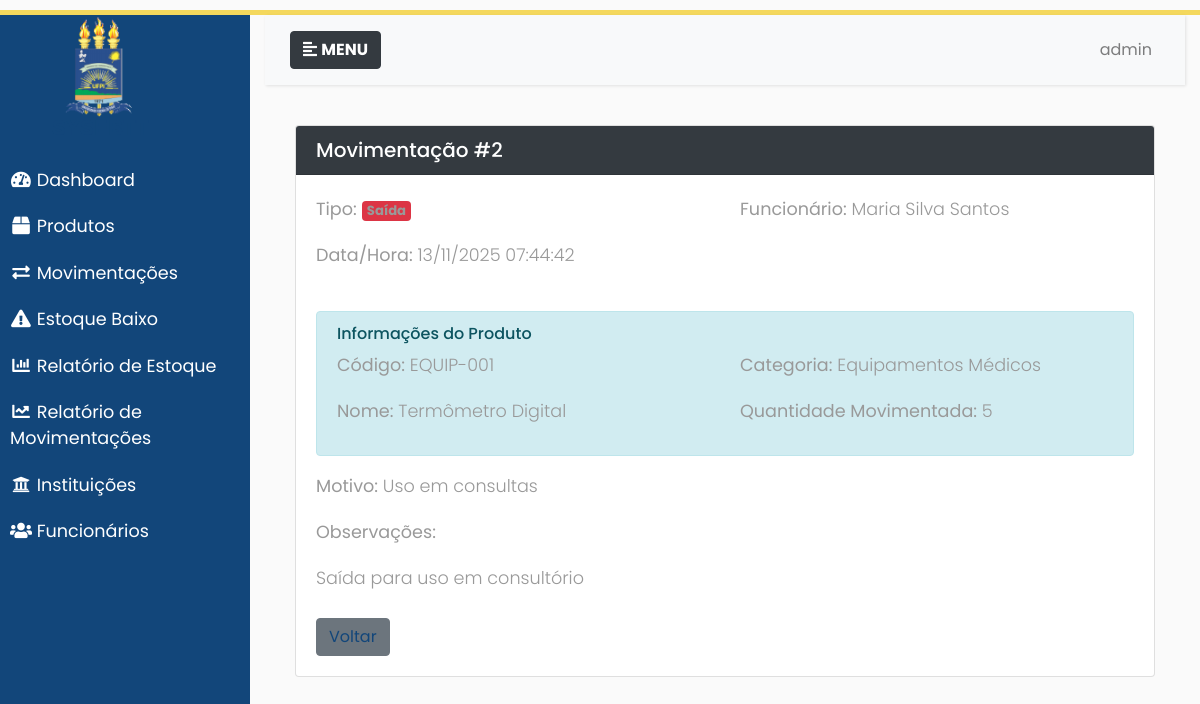
The page /movimentacoes/2/ (signed in) on the database its author committed.
### almoxarifado/models.py (models this page shows, shortened)
class Movimentacao(models.Model):
    TIPO_CHOICES = [
        ('entrada', 'Entrada'),
        ('saida', 'Saída'),
        ('ajuste', 'Ajuste'),
    ]
    produto = models.ForeignKey(Produto, on_delete=models.CASCADE)
    tipo = models.CharField(max_length=10, choices=TIPO_CHOICES)
    quantidade = models.PositiveIntegerField()
    motivo = models.TextField(blank=True)
    funcionario = models.ForeignKey(Funcionario, on_delete=models.SET_NULL, null=True)
    data_movimentacao = models.DateTimeField(auto_now_add=True)
    observacoes = models.TextField(blank=True)
    class Meta:
        ordering = ['-data_movimentacao']

class Funcionario(models.Model):
    nome = models.CharField(max_length=100)
    data_nascimento = models.DateField()
    email = models.EmailField(unique=True)
    telefone = models.CharField(max_length=20)
    instituicao = models.ForeignKey(Instituicao, on_delete=models.CASCADE)
    ativo = models.BooleanField(default=True)
    data_criacao = models.DateTimeField(auto_now_add=True, null=True, blank=True)
    class Meta:
        ordering = ['nome']

class Produto(models.Model):
    codigo = models.CharField(max_length=50, unique=True)
    nome = models.CharField(max_length=200)
    descricao = models.TextField(blank=True)
    categoria = models.ForeignKey(Categoria, on_delete=models.SET_NULL, null=True)
    instituicao = models.ForeignKey(Instituicao, on_delete=models.CASCADE)
    quantidade_minima = models.PositiveIntegerField(default=0)
    quantidade_atual = models.PositiveIntegerField(default=0)
    preco_unitario = models.DecimalField(max_digits=10, decimal_places=2, default=0)
    ativo = models.BooleanField(default=True)
    data_criacao = models.DateTimeField(auto_now_add=True)
    data_atualizacao = models.DateTimeField(auto_now=True)
    class Meta:
        unique_together = ['codigo', 'instituicao']
        ordering = ['nome']

class Categoria(models.Model):
    nome = models.CharField(max_length=100, unique=True)
    descricao = models.TextField(blank=True)
    ativo = models.BooleanField(default=True)
    data_criacao = models.DateTimeField(auto_now_add=True)
    class Meta:
        verbose_name_plural = "Categorias"
        ordering = ['nome']

### almoxarifado/views/movimentacao_views.py (the view)
# urls.py: path('movimentacoes/<int:id>/', movimentacao_views.detalhes_movimentacao, name='detalhes_movimentacao'),
@login_required(login_url='login_instituicoes')
def detalhes_movimentacao(request, id):
    movimentacao = get_object_or_404(Movimentacao, pk=id)
    return render(
        request,
        'movimentacao/detalhes.html',
        {'movimentacao': movimentacao}
    )

### almoxarifado/templates/movimentacao/detalhes.html (shortened to what this page needs)
{% extends "base.html" %}
{% block content %}
<div class="container mt-4">
    <div class="card">
        <div class="card-header bg-dark text-white">
            <h5 class="mb-0">Movimentação #{{ movimentacao.id }}</h5>
        </div>
        <div class="card-body">
            <div class="row mb-4">
                <div class="col-md-6">
                    <p><strong>Tipo:</strong>
                        {% if movimentacao.tipo == 'entrada' %}
                        <span class="badge bg-success">Entrada</span>
                        {% elif movimentacao.tipo == 'saida' %}
                        <span class="badge bg-danger">Saída</span>
                        {% else %}
                        <span class="badge bg-warning">Ajuste</span>
                        {% endif %}
                    </p>
                    <p><strong>Data/Hora:</strong> {{ movimentacao.data_movimentacao|date:"d/m/Y H:i:s" }}</p>
                </div>
                <div class="col-md-6">
                    <p><strong>Funcionário:</strong> {{ movimentacao.funcionario.nome|default:"Sistema" }}</p>
                </div>
            </div>
            <div class="alert alert-info">
                <h6>Informações do Produto</h6>
                <div class="row">
                    <div class="col-md-6">
                        <p><strong>Código:</strong> {{ movimentacao.produto.codigo }}</p>
                        <p><strong>Nome:</strong> {{ movimentacao.produto.nome }}</p>
                    </div>
                    <div class="col-md-6">
                        <p><strong>Categoria:</strong> {{ movimentacao.produto.categoria.nome|default:"N/A" }}</p>
                        <p><strong>Quantidade Movimentada:</strong> {{ movimentacao.quantidade }}</p>
                    </div>
                </div>
            </div>
            <div class="mb-3">
                <p><strong>Motivo:</strong> {{ movimentacao.motivo }}</p>
                <p><strong>Observações:</strong></p>
                <p>{{ movimentacao.observacoes|default:"Nenhuma observação" }}</p>
            </div>
            <div class="d-flex gap-2 mt-4">
                <a href="{% url 'lista_movimentacoes' %}" class="btn btn-secondary">Voltar</a>
            </div>
        </div>
    </div>
</div>
{% endblock %}

### almoxarifado/templates/base.html (shortened to what this page needs)
{% load static %}
<!DOCTYPE html>
<html lang="PT-BR">
<head>
    <link rel="stylesheet" href="https://maxcdn.bootstrapcdn.com/bootstrap/4.0.0/css/bootstrap.min.css">
    <link rel="stylesheet" href="https://use.fontawesome.com/releases/v5.7.0/css/all.css">
    <link rel="stylesheet" href="{% static 'css/style.css' %}">
</head>
<body>
    <div class="wrapper">
        <nav id="sidebar">
            <a href="#">
                <div style="position: relative;">
                    <img src="{% static 'img/logoprincipal.png' %}" class="img-responsive center-block inner-image" />
                </div>
            </a>
            <ul class="list-unstyled components menulink">
                <li><a href="{% url 'dashboard' %}" class="menulink"><i class="fa fa-tachometer-alt fa-fw"></i> Dashboard</a></li>
                <li><a href="{% url 'lista_produtos' %}" class="menulink"><i class="fa fa-box fa-fw"></i> Produtos</a></li>
                <li><a href="{% url 'lista_movimentacoes' %}" class="menulink"><i class="fa fa-exchange-alt fa-fw"></i> Movimentações</a></li>
                <li><a href="{% url 'estoque_baixo' %}" class="menulink"><i class="fa fa-exclamation-triangle fa-fw"></i> Estoque Baixo</a></li>
                <li><a href="{% url 'relatorio_estoque' %}" class="menulink"><i class="fa fa-chart-bar fa-fw"></i> Relatório de Estoque</a></li>
                <li><a href="{% url 'relatorio_movimentacoes' %}" class="menulink"><i class="fa fa-chart-line fa-fw"></i> Relatório de Movimentações</a></li>
                <li><a href="{% url 'lista_instituicoes' %}" class="menulink"><i class="fa fa-university fa-fw"></i> Instituições</a></li>
                <li><a href="{% url 'lista_funcionarios' %}" class="menulink"><i class="fa fa-users fa-fw"></i> Funcionários</a></li>
            </ul>
        </nav>
        <div class="content container-fluid">
            <nav class="navbar navbar-expand-lg navbar-light bg-light">
                <div class="container-fluid">
                    <button type="button" id="sidebarCollapse" class="btn btn-dark">
                        <i class="fas fa-align-left"></i>
                        <span><b>MENU</b></span>
                    </button>
                    <div class="collapse navbar-collapse" id="navbarSupportedContent">
                        <ul class="nav navbar-nav ml-auto">
                            <li class="nav-item">
                                <a class="nav-link" href="#">{{ request.user.get_full_name|default:request.user.username }}</a>
                            </li>
                        </ul>
                    </div>
                </div>
            </nav>
            <div class="container-fluid mt-4">
                {% block content %}{% endblock %}
            </div>
        </div>
    </div>
</body>
</html>

### static/css/style.css (style rules this page uses)
:root { --colorbasic: #12467a; --colorbasic2: #171e34; --colortext: #FFF; --colortext-menu: #FFF; }
body { font-family: 'Poppins', sans-serif; background: #fafafa; height: 100%; }
#sidebar { min-width: 250px; max-width: 250px; min-height: 100vb; background: var(--colorbasic); color: var(--colortext); transition: all 0.3s; }
#sidebar ul.components { padding: 20px 0; background-color: var(--colorbasic); border-color: var(--colorbasic2) !important; }
#sidebar ul li a { padding: 10px; font-size: 1.1em; display: block; }
p { font-family: 'Poppins', sans-serif; font-size: 1.1em; font-weight: 300; line-height: 1.7em; color: #999; }
a, a:hover, a:focus { color: inherit; text-decoration: none; transition: all 0.3s; }
a:link, a:visited { text-decoration: none; color: var(--colorbasic); }
a.menulink:link, a.menulink:visited { text-decoration: none; color: var(--colortext-menu); }
.navbar { padding: 15px 10px; background: #fff; border: none; border-radius: 0; margin-bottom: 40px; box-shadow: 1px 1px 3px rgba(0, 0, 0, 0.1); }
.wrapper { position:absolute; margin-top: 10px; border-top: 5px solid; border-bottom: 5px solid; border-color: #f4d85d; display: flex; width: 100%; align-items: stretch; }
.container-fluid { min-width: 300px; }

### rows shown on the page
Movimentacao: id "2", data_movimentacao "13/11/2025 07:44:42", funcionario.nome "Maria Silva Santos", produto.codigo "EQUIP-001", produto.nome "Termômetro Digital", produto.categoria.nome "Equipamentos Médicos", quantidade "5", motivo "Uso em consultas", observacoes "Saída para uso em consultório"

### other values the page prints
{{ request.user.get_full_name|default:request.user.username }} "admin"
